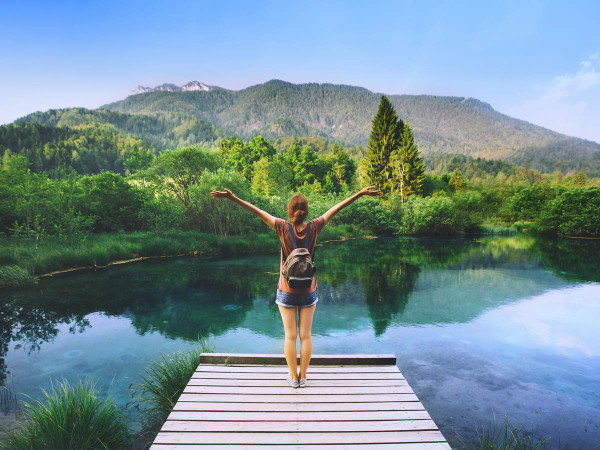
#> input picture week 5/nature.jpg, 600 x 450 px
$ jupyter execute filter.ipynb
#> lines starting #> are read from the running program, lines starting #| are printed output that depends on the picture
# What is Convoluation
# Conolution is a fundamental operation in the image processing.We basically apply a mathematical operator to each pixcel and change its value in some way.
# To apply this mathematical operator, we use another matrix called a kernel.

# The Kernel is fixed with its center on each pixel, and corresponding pixelsare multiplied. The pixel value is replaced with sum of all multiplication.

# High Pass and Low pass Filters

# What is frequency in image

# Frequency refers to the rate of change of pixel values.So we can say that the sharp edges would be high frequency content
# because the pixel values change rapidly in that region. Going by that logic,plain areas would be low frequency content.

# Low pass filter is the type of frequency domain filter that reduces the high frequency components and preserves the low frequency components.

#  High pass filter is the type of frequency domain filter that reduces the low  frequency components and preserves the high frequency components.

# The Kernel is called the 'image filter" and the process of applying this kernel to the given image is called "image filtering'. The output obtained after applying the kernel to the image is called the Filtered image.

[cell 1]
#importing the modules
import cv2
import numpy as np


#Import the image
img = cv2.imread('nature.jpg')
#> img is the input picture: shape (450, 600, 3); mean B, G, R 147.9, 141.5, 116.6
cv2.imshow('same', img)
#cv2.imshow('3 blur', output2)
#cv2.imshow('11 blur', output3)
cv2.waitKey(0)
cv2.destroyAllWindows()

[cell 2]
#importing the modules
import cv2
import numpy as np


#Import the image
img = cv2.imread('nature.jpg')

#Form the filters
kernel_identity = np.array([[0,0,0],[0,1,0],[0,0,0]])
kernel_3  = np.ones((3,3), dtype=np.float32) / 9.0
kernel_11 = np.ones((11,11), dtype=np.float32) / 121.0

#Applyt the filters
output1 = cv2.filter2D(img,-1,kernel_identity)
output2 = cv2.filter2D(img, -1, kernel_3)
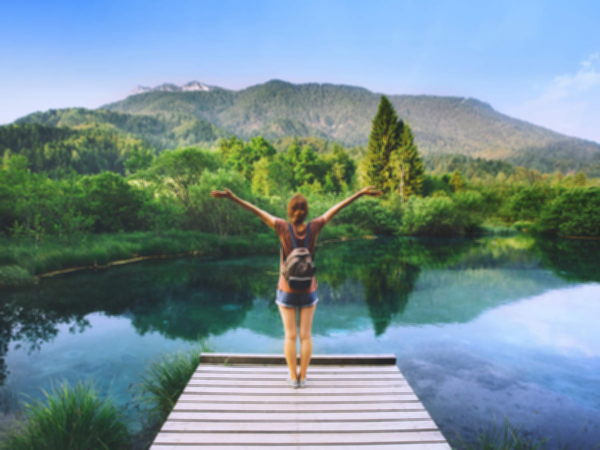
#> output2: shape (450, 600, 3); mean B, G, R 147.9, 141.5, 116.6
output3 = cv2.filter2D(img,-1 , kernel_11)
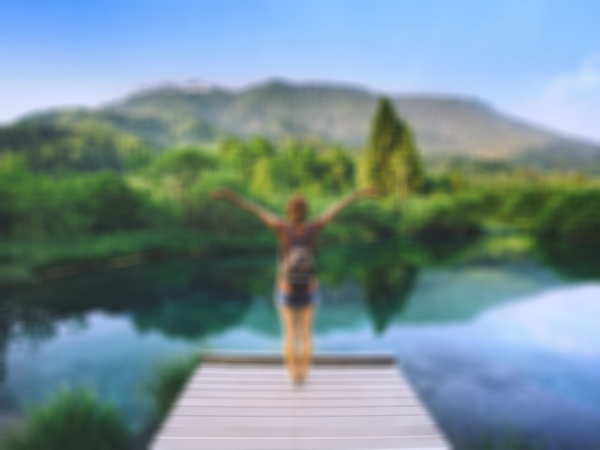
#> output3: shape (450, 600, 3); mean B, G, R 147.9, 141.5, 116.6

#Show the image
cv2.imshow('same', output1)
cv2.imshow('3 blur', output2)
cv2.imshow('11 blur', output3)
cv2.waitKey(0)
cv2.destroyAllWindows()

# MOTION BLURRING
## In filter, the values indicate the direction of the gradients to be judged for.

# A directional Low-Pass Filter

[cell 3]
img = cv2.imread('nature.jpg')
size = 15

kernel = np.zeros((size,size))
kernel[int((size-1)/2),:] = np.ones(size)
kernel = kernel/size

output  = cv2.filter2D(img, -1, kernel)
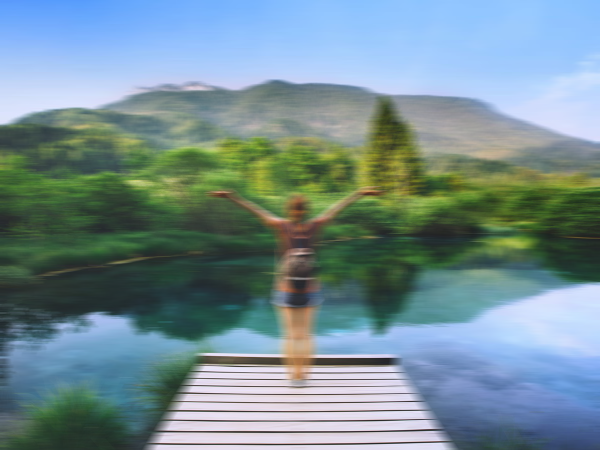
#> output: shape (450, 600, 3); mean B, G, R 147.9, 141.5, 116.6
cv2.imshow('winname', output)
cv2.imshow('winnam1e', img)
cv2.waitKey(0)
cv2.destroyAllWindows()
